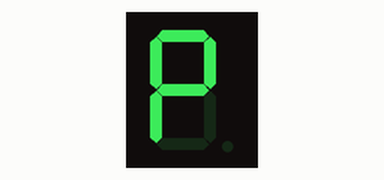
Simulated run of this sketch. Board: Arduino Uno, built with avr-gcc and run on an emulated ATmega328P. Parts: 1-digit seven-segment display. Wiring (inferred from the names in the program): 1-digit 7-segment display, segments lit when HIGH: segments pin 5, pin 6, pin 7, pin 8, pin 9, pin 10, pin 11. The segment pins are drawn as the display they are named for.

Above: at 0.1 s.
At 1.1 s:
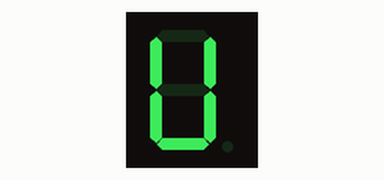
At 1.6 s:
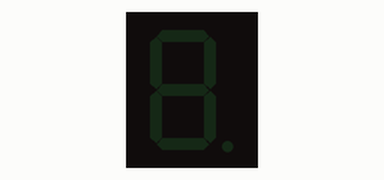
At 3.1 s:
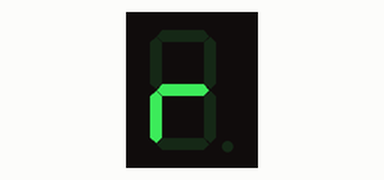
At 5.1 s:
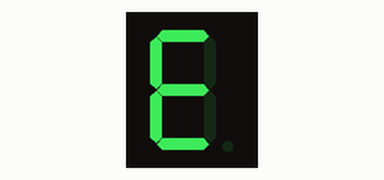
At 6.6 s:
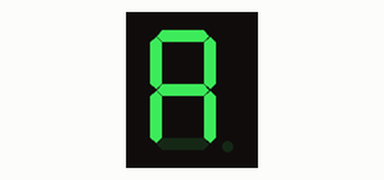

Measured:
- by itself, everything shown: repeats every 6.0 s, in 11 steps
- what the display in image 1 shows lasts 0.5 s, from 1.0 s to 1.5 s
- what the display in image 3 shows lasts 1.0 s, from 3.0 s to 4.0 s

The sketch:

DISPLAY__NOM_.ino
```cpp
const byte segA = 5;          // donar nom al pin 5 de l’Arduino
const byte segB = 6;
const byte segC = 7;
const byte segD = 8;
const byte segE = 9;
const byte segF = 10;
const byte segG = 11;
unsigned long temps = 500;

void setup() {
  // put your setup code here, to run once:
pinMode(segA, OUTPUT);
pinMode(segB, OUTPUT);
pinMode(segC, OUTPUT);
pinMode(segD, OUTPUT);
pinMode(segE, OUTPUT);
pinMode(segF, OUTPUT);
pinMode(segG, OUTPUT);
}

void loop() {
  // put your main code here, to run repeatedly:
  digitalWrite(segA, HIGH);    // posar a 5V el pin 5
  digitalWrite(segB, HIGH);    // posar a 5V el pin 6
  digitalWrite(segC, LOW);    // posar a 5V el pin 7
  digitalWrite(segD, LOW);    // posar a 5V el pin 8
  digitalWrite(segE, HIGH);    // posar a 5V el pin 9
  digitalWrite(segF, HIGH);    // posar a 5V el pin 10
  digitalWrite(segG, HIGH);    // posar a 5V el pin 11
  delay(temps);

  digitalWrite(segA, HIGH);    // posar a 5V el pin 5
  digitalWrite(segB, HIGH);    // posar a 5V el pin 6
  digitalWrite(segC, HIGH);    // posar a 5V el pin 7
  digitalWrite(segD, LOW);    // posar a 5V el pin 8
  digitalWrite(segE, HIGH);    // posar a 5V el pin 9
  digitalWrite(segF, HIGH);    // posar a 5V el pin 10
  digitalWrite(segG, HIGH);    // posar a 5V el pin 11
  delay(temps);

  digitalWrite(segA, LOW);    // posar a 5V el pin 5
  digitalWrite(segB, HIGH);    // posar a 5V el pin 6
  digitalWrite(segC, HIGH);    // posar a 5V el pin 7
  digitalWrite(segD, HIGH);    // posar a 5V el pin 8
  digitalWrite(segE, HIGH);    // posar a 5V el pin 9
  digitalWrite(segF, HIGH);    // posar a 5V el pin 10
  digitalWrite(segG, LOW);    // posar a 5V el pin 11
  delay(temps);

  digitalWrite(segA, LOW);    // posar a 5V el pin 5
  digitalWrite(segB, LOW);    // posar a 5V el pin 6
  digitalWrite(segC, LOW);    // posar a 5V el pin 7
  digitalWrite(segD, LOW);    // posar a 5V el pin 8
  digitalWrite(segE, LOW);    // posar a 5V el pin 9
  digitalWrite(segF, LOW);    // posar a 5V el pin 10
  digitalWrite(segG, LOW);    // posar a 5V el pin 11
  delay(temps);

  digitalWrite(segA, HIGH);    // posar a 5V el pin 5
  digitalWrite(segB, LOW);    // posar a 5V el pin 6
  digitalWrite(segC, HIGH);    // posar a 5V el pin 7
  digitalWrite(segD, HIGH);    // posar a 5V el pin 8
  digitalWrite(segE, LOW);    // posar a 5V el pin 9
  digitalWrite(segF, HIGH);    // posar a 5V el pin 10
  digitalWrite(segG, HIGH);    // posar a 5V el pin 11
  delay(temps);

  digitalWrite(segA, HIGH);    // posar a 5V el pin 5
  digitalWrite(segB, HIGH);    // posar a 5V el pin 6
  digitalWrite(segC, HIGH);    // posar a 5V el pin 7
  digitalWrite(segD, HIGH);    // posar a 5V el pin 8
  digitalWrite(segE, HIGH);    // posar a 5V el pin 9
  digitalWrite(segF, HIGH);    // posar a 5V el pin 10
  digitalWrite(segG, LOW);    // posar a 5V el pin 11
  delay(temps);

  digitalWrite(segA, LOW);    // posar a 5V el pin 5
  digitalWrite(segB, LOW);    // posar a 5V el pin 6
  digitalWrite(segC, LOW);    // posar a 5V el pin 7
  digitalWrite(segD, LOW);    // posar a 5V el pin 8
  digitalWrite(segE, HIGH);    // posar a 5V el pin 9
  digitalWrite(segF, LOW);    // posar a 5V el pin 10
  digitalWrite(segG, HIGH);    // posar a 5V el pin 11
  delay(temps);

  digitalWrite(segA, LOW);    // posar a 5V el pin 5
  digitalWrite(segB, LOW);    // posar a 5V el pin 6
  digitalWrite(segC, LOW);    // posar a 5V el pin 7
  digitalWrite(segD, LOW);    // posar a 5V el pin 8
  digitalWrite(segE, HIGH);    // posar a 5V el pin 9
  digitalWrite(segF, LOW);    // posar a 5V el pin 10
  digitalWrite(segG, HIGH);    // posar a 5V el pin 11
  delay(temps);

  digitalWrite(segA, LOW);    // posar a 5V el pin 5
  digitalWrite(segB, LOW);    // posar a 5V el pin 6
  digitalWrite(segC, LOW);    // posar a 5V el pin 7
  digitalWrite(segD, LOW);    // posar a 5V el pin 8
  digitalWrite(segE, HIGH);    // posar a 5V el pin 9
  digitalWrite(segF, HIGH);    // posar a 5V el pin 10
  digitalWrite(segG, LOW);    // posar a 5V el pin 11
  delay(temps);

  digitalWrite(segA, LOW);    // posar a 5V el pin 5
  digitalWrite(segB, LOW);    // posar a 5V el pin 6
  digitalWrite(segC, HIGH);    // posar a 5V el pin 7
  digitalWrite(segD, HIGH);    // posar a 5V el pin 8
  digitalWrite(segE, HIGH);    // posar a 5V el pin 9
  digitalWrite(segF, HIGH);    // posar a 5V el pin 10
  digitalWrite(segG, HIGH);    // posar a 5V el pin 11
  delay(temps);

  digitalWrite(segA, HIGH);    // posar a 5V el pin 5
  digitalWrite(segB, LOW);    // posar a 5V el pin 6
  digitalWrite(segC, LOW);    // posar a 5V el pin 7
  digitalWrite(segD, HIGH);    // posar a 5V el pin 8
  digitalWrite(segE, HIGH);    // posar a 5V el pin 9
  digitalWrite(segF, HIGH);    // posar a 5V el pin 10
  digitalWrite(segG, HIGH);    // posar a 5V el pin 11
  delay(temps);

  digitalWrite(segA, HIGH);    // posar a 5V el pin 5
  digitalWrite(segB, LOW);    // posar a 5V el pin 6
  digitalWrite(segC, HIGH);    // posar a 5V el pin 7
  digitalWrite(segD, HIGH);    // posar a 5V el pin 8
  digitalWrite(segE, LOW);    // posar a 5V el pin 9
  digitalWrite(segF, HIGH);    // posar a 5V el pin 10
  digitalWrite(segG, HIGH);    // posar a 5V el pin 11
  delay(temps);


}
```
